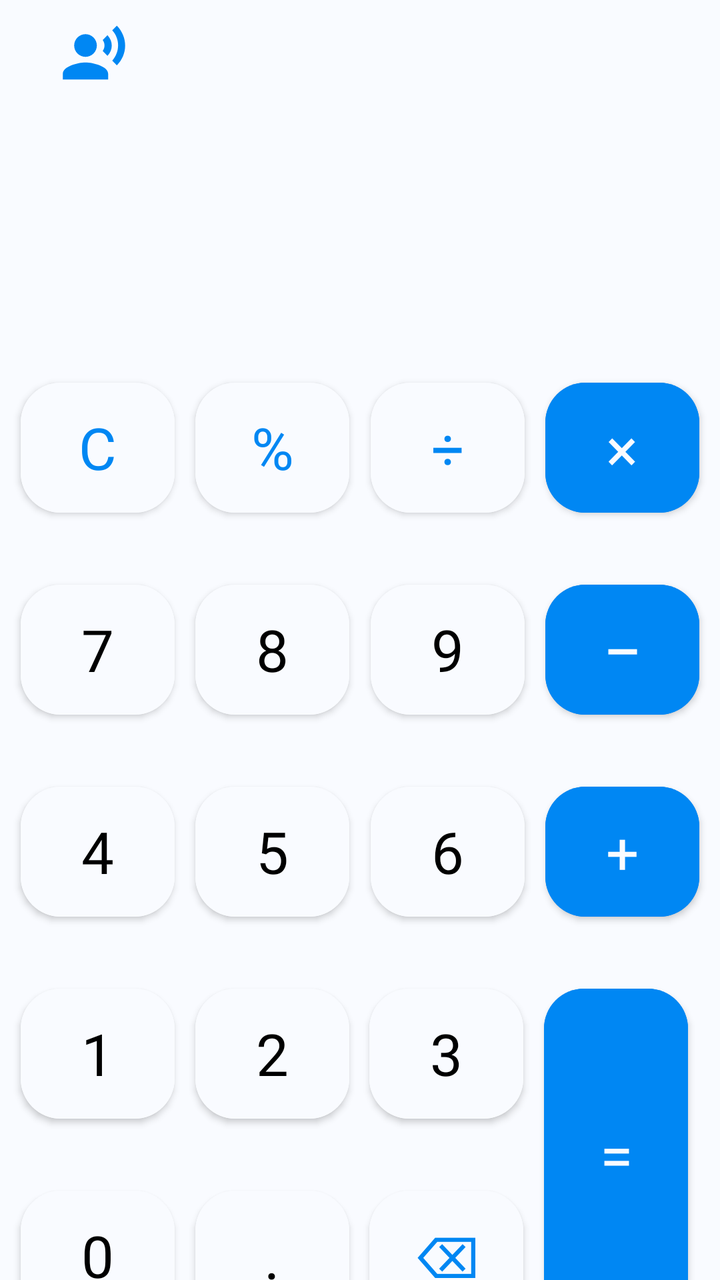
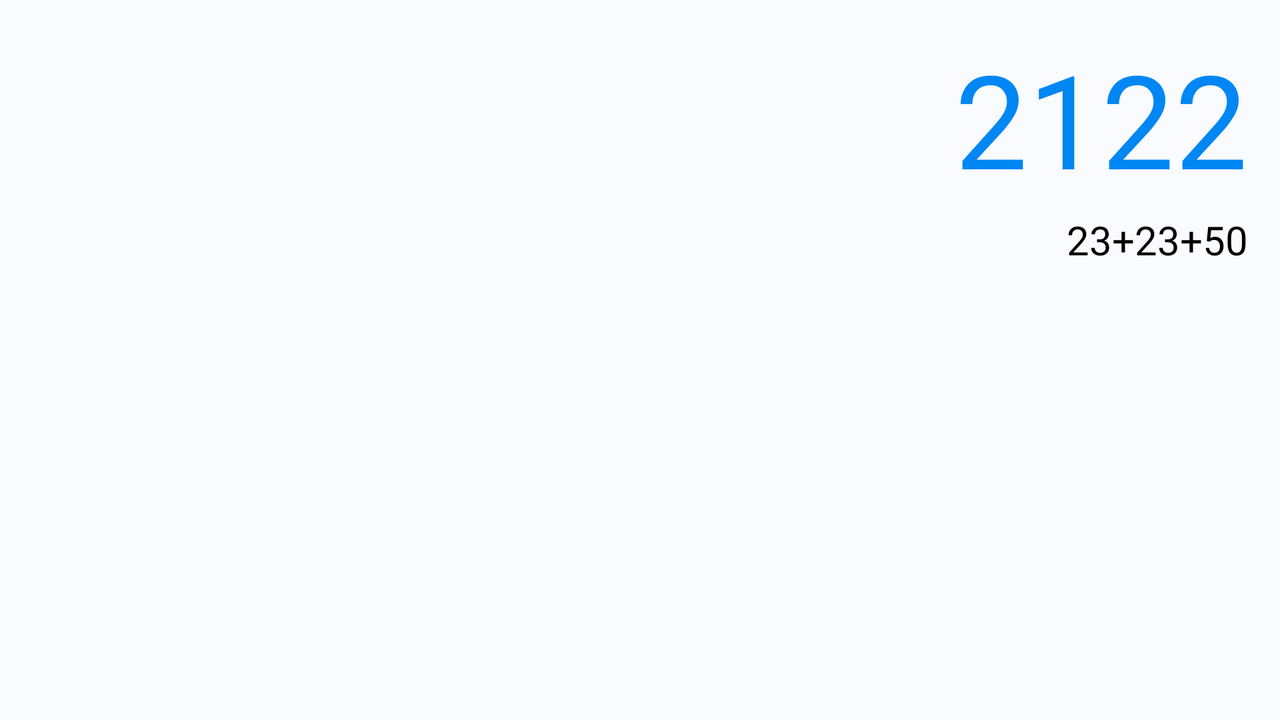

Two renders of one Android screen. The first uses the default layout on a phone; the second uses the alternative layout the repository ships for a different screen configuration, on a matching device. The two XML files are below.
<!-- AndroidManifest.xml: application theme Theme.ThreeDCalculator -->
<!-- res/layout/activity_main.xml -->
<?xml version="1.0" encoding="utf-8"?>
<androidx.constraintlayout.widget.ConstraintLayout xmlns:android="http://schemas.android.com/apk/res/android"
    xmlns:app="http://schemas.android.com/apk/res-auto"
    xmlns:tools="http://schemas.android.com/tools"
    android:layout_width="match_parent"
    android:layout_height="match_parent"
    android:background="@color/app_color"
    tools:context=".MainActivity">

    <ImageView
        android:id="@+id/voice_text"
        android:layout_width="wrap_content"
        android:layout_height="wrap_content"
        android:layout_marginStart="20dp"
        android:padding="10dp"
        android:src="@drawable/ic_baseline_record_voice_over_24"
        app:layout_constraintStart_toStartOf="parent"
        app:layout_constraintTop_toTopOf="parent" />

    <TextView
        android:id="@+id/result_output"
        android:layout_width="wrap_content"
        android:layout_height="wrap_content"
        android:layout_marginTop="36dp"
        android:layout_marginEnd="16dp"
        android:fontFamily="@font/sen_regular"
        android:text=""
        android:textColor="@color/blue"
        android:textSize="65sp"
        app:layout_constraintEnd_toEndOf="parent"
        app:layout_constraintTop_toTopOf="parent" />

    <TextView
        android:id="@+id/input_text"
        android:layout_width="wrap_content"
        android:layout_height="wrap_content"
        android:layout_marginTop="4dp"
        android:layout_marginEnd="16dp"
        android:background="@android:color/transparent"
        android:fontFamily="@font/sen_regular"
        android:text=""
        android:textColor="@color/black"
        android:textColorLink="@color/blue"
        android:textSize="20sp"
        app:layout_constraintEnd_toEndOf="parent"
        app:layout_constraintTop_toBottomOf="@+id/result_output" />


    <Button
        android:id="@+id/clear_button"
        android:layout_width="77dp"
        android:layout_height="77dp"
        android:layout_marginTop="32dp"
        android:backgroundTint="@color/app_color"
        android:elevation="6dp"
        android:fontFamily="@font/sen_regular"
        android:text="C"
        android:textColor="@color/blue"
        android:textColorHighlight="@color/blue"
        android:textSize="29sp"
        app:cornerRadius="20dp"
        app:layout_constraintEnd_toStartOf="@+id/percentage_button"
        app:layout_constraintHorizontal_bias="0.5"
        app:layout_constraintStart_toStartOf="parent"
        app:layout_constraintTop_toBottomOf="@+id/input_text" />


    <Button
        android:id="@+id/percentage_button"
        android:layout_width="77dp"
        android:layout_height="77dp"
        android:backgroundTint="@color/app_color"
        android:elevation="6dp"
        android:fontFamily="@font/sen_regular"
        android:text="%"
        android:textColor="@color/blue"
        android:textColorHighlight="@color/blue"
        android:textSize="29sp"
        app:cornerRadius="20dp"
        app:layout_constraintBottom_toBottomOf="@+id/clear_button"
        app:layout_constraintEnd_toStartOf="@+id/division_button"
        app:layout_constraintHorizontal_bias="0.5"
        app:layout_constraintStart_toEndOf="@+id/clear_button"
        app:layout_constraintTop_toTopOf="@+id/clear_button" />

    <Button
        android:id="@+id/division_button"
        android:layout_width="77dp"
        android:layout_height="77dp"
        android:backgroundTint="@color/app_color"
        android:elevation="6dp"
        android:fontFamily="@font/sen_regular"
        android:text="÷"
        android:textColor="@color/blue"
        android:textColorHighlight="@color/blue"
        android:textSize="29sp"
        app:cornerRadius="20dp"
        app:layout_constraintBottom_toBottomOf="@+id/percentage_button"
        app:layout_constraintEnd_toStartOf="@+id/multiplication_button"
        app:layout_constraintHorizontal_bias="0.5"
        app:layout_constraintStart_toEndOf="@+id/percentage_button"
        app:layout_constraintTop_toTopOf="@+id/percentage_button" />

    <Button
        android:id="@+id/button_7"
        android:layout_width="77dp"
        android:layout_height="77dp"
        android:layout_marginTop="24dp"
        android:backgroundTint="@color/app_color"
        android:elevation="6dp"
        android:fontFamily="@font/sen_regular"
        android:text="7"
        android:textColor="@color/black"
        android:textColorHighlight="@color/blue"
        android:textSize="29sp"
        app:cornerRadius="20dp"
        app:layout_constraintEnd_toStartOf="@+id/button_8"
        app:layout_constraintHorizontal_bias="0.5"
        app:layout_constraintStart_toStartOf="parent"
        app:layout_constraintTop_toBottomOf="@+id/clear_button" />

    <Button
        android:id="@+id/button_8"
        android:layout_width="77dp"
        android:layout_height="77dp"
        android:backgroundTint="@color/app_color"
        android:elevation="6dp"
        android:fontFamily="@font/sen_regular"
        android:text="8"
        android:textColor="@color/black"
        android:textSize="29sp"
        app:cornerRadius="20dp"
        app:layout_constraintBottom_toBottomOf="@+id/button_7"
        app:layout_constraintEnd_toStartOf="@+id/button_9"
        app:layout_constraintHorizontal_bias="0.5"
        app:layout_constraintStart_toEndOf="@+id/button_7"
        app:layout_constraintTop_toTopOf="@+id/button_7" />

    <Button
        android:id="@+id/button_9"
        android:layout_width="77dp"
        android:layout_height="77dp"
        android:backgroundTint="@color/app_color"
        android:elevation="6dp"
        android:fontFamily="@font/sen_regular"
        android:text="9"
        android:textColor="@color/black"
        android:textSize="29sp"
        app:cornerRadius="20dp"
        app:layout_constraintBottom_toBottomOf="@+id/button_8"
        app:layout_constraintEnd_toStartOf="@+id/subtraction_button"
        app:layout_constraintHorizontal_bias="0.5"
        app:layout_constraintStart_toEndOf="@+id/button_8"
        app:layout_constraintTop_toTopOf="@+id/button_8" />

    <Button
        android:id="@+id/multiplication_button"
        android:layout_width="77dp"
        android:layout_height="77dp"
        android:backgroundTint="@color/blue"
        android:elevation="6dp"
        android:fontFamily="@font/sen_regular"
        android:text="×"
        android:textColor="@color/app_color"
        android:textSize="30sp"
        app:cornerRadius="20dp"
        app:layout_constraintBottom_toBottomOf="@+id/division_button"
        app:layout_constraintEnd_toEndOf="parent"
        app:layout_constraintHorizontal_bias="0.5"
        app:layout_constraintStart_toEndOf="@+id/division_button"
        app:layout_constraintTop_toTopOf="@+id/division_button" />

    <Button
        android:id="@+id/button_4"
        android:layout_width="77dp"
        android:layout_height="77dp"
        android:layout_marginTop="24dp"
        android:backgroundTint="@color/app_color"
        android:elevation="6dp"
        android:fontFamily="@font/sen_regular"
        android:text="4"
        android:textColor="@color/black"
        android:textSize="29sp"
        app:cornerRadius="20dp"
        app:layout_constraintEnd_toStartOf="@+id/button_5"
        app:layout_constraintHorizontal_bias="0.5"
        app:layout_constraintStart_toStartOf="parent"
        app:layout_constraintTop_toBottomOf="@+id/button_7" />

    <Button
        android:id="@+id/button_5"
        android:layout_width="77dp"
        android:layout_height="77dp"
        android:backgroundTint="@color/app_color"
        android:elevation="6dp"
        android:fontFamily="@font/sen_regular"
        android:text="5"
        android:textColor="@color/black"
        android:textSize="29sp"
        app:cornerRadius="20dp"
        app:layout_constraintBottom_toBottomOf="@+id/button_4"
        app:layout_constraintEnd_toStartOf="@+id/button_6"
        app:layout_constraintHorizontal_bias="0.5"
        app:layout_constraintStart_toEndOf="@+id/button_4"
        app:layout_constraintTop_toTopOf="@+id/button_4" />

    <Button
        android:id="@+id/button_6"
        android:layout_width="77dp"
        android:layout_height="77dp"
        android:backgroundTint="@color/app_color"
        android:elevation="6dp"
        android:fontFamily="@font/sen_regular"
        android:text="6"
        android:textColor="@color/black"
        android:textSize="29sp"
        app:cornerRadius="20dp"
        app:layout_constraintBottom_toBottomOf="@+id/button_5"
        app:layout_constraintEnd_toStartOf="@+id/addition_button"
        app:layout_constraintHorizontal_bias="0.5"
        app:layout_constraintStart_toEndOf="@+id/button_5"
        app:layout_constraintTop_toTopOf="@+id/button_5" />

    <Button
        android:id="@+id/subtraction_button"
        android:layout_width="77dp"
        android:layout_height="77dp"
        android:backgroundTint="@color/blue"
        android:elevation="6dp"
        android:fontFamily="@font/sen_regular"
        android:text="−"
        android:textColor="@color/app_color"
        android:textSize="35sp"
        app:cornerRadius="20dp"
        app:layout_constraintBottom_toBottomOf="@+id/button_9"
        app:layout_constraintEnd_toEndOf="parent"
        app:layout_constraintHorizontal_bias="0.5"
        app:layout_constraintStart_toEndOf="@+id/button_9"
        app:layout_constraintTop_toTopOf="@+id/button_9" />

    <Button
        android:id="@+id/button_2"
        android:layout_width="77dp"
        android:layout_height="77dp"
        android:backgroundTint="@color/app_color"
        android:elevation="6dp"
        android:fontFamily="@font/sen_regular"
        android:text="2"
        android:textColor="@color/black"
        android:textSize="29sp"
        app:cornerRadius="20dp"
        app:layout_constraintBottom_toBottomOf="@+id/button_1"
        app:layout_constraintEnd_toStartOf="@+id/button_3"
        app:layout_constraintHorizontal_bias="0.5"
        app:layout_constraintStart_toEndOf="@+id/button_1"
        app:layout_constraintTop_toTopOf="@+id/button_1" />

    <Button
        android:id="@+id/addition_button"
        android:layout_width="77dp"
        android:layout_height="77dp"
        android:backgroundTint="@color/blue"
        android:elevation="6dp"
        android:fontFamily="@font/sen_regular"
        android:text="+"
        android:textColor="@color/app_color"
        android:textSize="29sp"
        app:cornerRadius="20dp"
        app:layout_constraintBottom_toBottomOf="@+id/button_6"
        app:layout_constraintEnd_toEndOf="parent"
        app:layout_constraintHorizontal_bias="0.5"
        app:layout_constraintStart_toEndOf="@+id/button_6"
        app:layout_constraintTop_toTopOf="@+id/button_6" />

    <Button
        android:id="@+id/button_1"
        android:layout_width="77dp"
        android:layout_height="77dp"
        android:layout_marginTop="24dp"
        android:backgroundTint="@color/app_color"
        android:elevation="6dp"
        android:fontFamily="@font/sen_regular"
        android:text="1"
        android:textColor="@color/black"
        android:textSize="29sp"
        app:cornerRadius="20dp"
        app:layout_constraintEnd_toStartOf="@+id/button_2"
        app:layout_constraintHorizontal_bias="0.5"
        app:layout_constraintStart_toStartOf="parent"
        app:layout_constraintTop_toBottomOf="@+id/button_4" />

    <Button
        android:id="@+id/button_3"
        android:layout_width="77dp"
        android:layout_height="77dp"
        android:backgroundTint="@color/app_color"
        android:elevation="6dp"
        android:fontFamily="@font/sen_regular"
        android:text="3"
        android:textColor="@color/black"
        android:textSize="29sp"
        app:cornerRadius="20dp"
        app:layout_constraintBottom_toBottomOf="@+id/button_2"
        app:layout_constraintEnd_toStartOf="@+id/equal_button"
        app:layout_constraintHorizontal_bias="0.5"
        app:layout_constraintStart_toEndOf="@+id/button_2"
        app:layout_constraintTop_toTopOf="@+id/button_2" />

    <Button
        android:id="@+id/button_0"
        android:layout_width="77dp"
        android:layout_height="77dp"
        android:layout_marginTop="24dp"
        android:backgroundTint="@color/app_color"
        android:elevation="6dp"
        android:fontFamily="@font/sen_regular"
        android:text="0"
        android:textColor="@color/black"
        android:textSize="29sp"
        app:cornerRadius="20dp"
        app:layout_constraintEnd_toStartOf="@+id/point_button"
        app:layout_constraintHorizontal_bias="1.0"
        app:layout_constraintStart_toStartOf="parent"
        app:layout_constraintTop_toBottomOf="@+id/button_1" />

    <Button
        android:id="@+id/point_button"
        android:layout_width="77dp"
        android:layout_height="77dp"
        android:backgroundTint="@color/app_color"
        android:elevation="6dp"
        android:fontFamily="@font/sen_regular"
        android:text="."
        android:textColor="@color/black"
        android:textSize="30sp"
        app:cornerRadius="20dp"
        app:layout_constraintBottom_toBottomOf="@+id/button_0"
        app:layout_constraintEnd_toStartOf="@+id/back_button"
        app:layout_constraintHorizontal_bias="0.5"
        app:layout_constraintStart_toEndOf="@+id/button_0"
        app:layout_constraintTop_toTopOf="@+id/button_0"
        app:layout_constraintVertical_bias="0.0" />

    <Button
        android:id="@+id/back_button"
        android:layout_width="77dp"
        android:layout_height="77dp"
        android:backgroundTint="@color/app_color"
        android:elevation="6dp"
        android:fontFamily="@font/sen_regular"
        android:text="\u232b"
        android:textColor="@color/blue"
        android:textSize="29sp"
        app:cornerRadius="20dp"
        app:layout_constraintBottom_toBottomOf="@+id/point_button"
        app:layout_constraintEnd_toStartOf="@+id/equal_button"
        app:layout_constraintStart_toEndOf="@+id/point_button"
        app:layout_constraintTop_toTopOf="@+id/point_button" />

    <Button
        android:id="@+id/equal_button"
        android:layout_width="72dp"
        android:layout_height="177dp"
        android:layout_marginTop="24dp"
        android:layout_marginEnd="16dp"
        android:backgroundTint="@color/blue"
        android:elevation="6dp"
        android:fontFamily="@font/sen_regular"
        android:text="="
        android:textColor="@color/app_color"
        android:textSize="30sp"
        app:cornerRadius="20dp"
        app:layout_constraintEnd_toEndOf="parent"
        app:layout_constraintTop_toBottomOf="@+id/addition_button" />


</androidx.constraintlayout.widget.ConstraintLayout>
<!-- resources referenced by this layout -->
<resources>
  <color name="app_color">#F9FBFF</color>
  <color name="black">#FF000000</color>
  <color name="blue">#0087F3</color>
  <!-- drawable ic_baseline_record_voice_over_24 (drawable) -->
  <vector xmlns:android="http://schemas.android.com/apk/res/android"
      android:width="34dp"
      android:height="34dp"
      android:viewportWidth="24"
      android:viewportHeight="24"
      android:tint="@color/blue">
    <path
        android:fillColor="@android:color/white"
        android:pathData="M9,9m-4,0a4,4 0,1 1,8 0a4,4 0,1 1,-8 0"/>
    <path
        android:fillColor="@android:color/white"
        android:pathData="M9,15c-2.67,0 -8,1.34 -8,4v2h16v-2c0,-2.66 -5.33,-4 -8,-4zM16.76,5.36l-1.68,1.69c0.84,1.18 0.84,2.71 0,3.89l1.68,1.69c2.02,-2.02 2.02,-5.07 0,-7.27zM20.07,2l-1.63,1.63c2.77,3.02 2.77,7.56 0,10.74L20.07,16c3.9,-3.89 3.91,-9.95 0,-14z"/>
  </vector>
  <style name="Theme.ThreeDCalculator" parent="Theme.MaterialComponents.DayNight.NoActionBar">
          
          <item name="colorPrimary">@color/blue</item>
          <item name="colorPrimaryVariant">@color/blue</item>
          <item name="colorOnPrimary">@color/white</item>
          
          <item name="colorSecondary">@color/teal_200</item>
          <item name="colorSecondaryVariant">@color/teal_700</item>
          <item name="colorOnSecondary">@color/black</item>
          
          <item name="android:statusBarColor" tools:targetApi="l">?attr/colorPrimaryVariant</item>
          
      </style>
  <color name="white">#FFFFFFFF</color>
  <color name="teal_200">#FF03DAC5</color>
  <color name="teal_700">#FF018786</color>
</resources>
<!-- res/layout-land/activity_main.xml (the repository's variant of the layout above) -->
<!-- drawn on the phone turned sideways -->
<?xml version="1.0" encoding="utf-8"?>
<androidx.constraintlayout.widget.ConstraintLayout xmlns:android="http://schemas.android.com/apk/res/android"
    xmlns:app="http://schemas.android.com/apk/res-auto"
    xmlns:tools="http://schemas.android.com/tools"
    android:layout_width="match_parent"
    android:layout_height="match_parent"
    android:background="@color/app_color"
    tools:context=".MainActivity">

    <TextView
        android:id="@+id/result_output"
        android:layout_width="wrap_content"
        android:layout_height="wrap_content"
        android:layout_marginTop="16dp"
        android:layout_marginEnd="16dp"
        android:fontFamily="@font/sen_regular"
        android:text="2122"
        android:textColor="@color/blue"
        android:textSize="65sp"
        app:layout_constraintEnd_toEndOf="parent"
        app:layout_constraintTop_toTopOf="parent" />

    <TextView
        android:id="@+id/input_text"
        android:layout_width="wrap_content"
        android:layout_height="wrap_content"
        android:layout_marginTop="4dp"
        android:layout_marginEnd="16dp"
        android:fontFamily="@font/sen_regular"
        android:text="23+23+50"
        android:textColor="@color/black"
        android:textSize="20sp"
        app:layout_constraintEnd_toEndOf="parent"
        app:layout_constraintTop_toBottomOf="@+id/result_output" />

    <androidx.recyclerview.widget.RecyclerView
        android:layout_width="wrap_content"
        android:layout_height="wrap_content"
        android:layout_marginTop="24dp"
        app:layoutManager="androidx.recyclerview.widget.GridLayoutManager"
        app:layout_constraintBottom_toBottomOf="parent"
        app:layout_constraintEnd_toEndOf="parent"
        app:layout_constraintStart_toStartOf="parent"
        app:layout_constraintTop_toBottomOf="@+id/input_text"
        app:layout_constraintVertical_bias="1.0"
        app:spanCount="7"
        tools:itemCount="21"
        tools:listitem="@layout/button_recycler_view" />

</androidx.constraintlayout.widget.ConstraintLayout>
<!-- res/layout/button_recycler_view.xml (included above) -->
<?xml version="1.0" encoding="utf-8"?>
<androidx.cardview.widget.CardView android:layout_width="77dp"
    android:layout_height="77dp"
    xmlns:app="http://schemas.android.com/apk/res-auto"
    android:backgroundTint="@color/app_color"
    android:elevation="4dp"
    android:layout_margin="10dp"
    android:fadingEdge="horizontal|vertical"
    android:requiresFadingEdge="horizontal|vertical"
    android:translationZ="5dp"
    app:cardCornerRadius="20dp"
    app:layout_constraintBottom_toBottomOf="parent"
    app:layout_constraintEnd_toEndOf="parent"
    app:layout_constraintStart_toStartOf="parent"
    app:layout_constraintTop_toTopOf="parent"
    xmlns:android="http://schemas.android.com/apk/res/android">
    <TextView
        android:id="@+id/button_tag"
        android:layout_width="wrap_content"
        android:layout_height="wrap_content"
        android:text="1"
        android:fontFamily="@font/sen_bold"
        android:layout_gravity="center"
        android:textSize="30sp"
        android:textColor="@color/black"
        />

</androidx.cardview.widget.CardView>
<!-- resources referenced by the variant -->
<!-- as the phone turned sideways resolves them -->
<resources>
  <color name="app_color">#F9FBFF</color>
  <color name="black">#FF000000</color>
  <color name="blue">#0087F3</color>
  <style name="Theme.ThreeDCalculator" parent="Theme.MaterialComponents.DayNight.NoActionBar">
          
          <item name="colorPrimary">@color/blue</item>
          <item name="colorPrimaryVariant">@color/blue</item>
          <item name="colorOnPrimary">@color/white</item>
          
          <item name="colorSecondary">@color/teal_200</item>
          <item name="colorSecondaryVariant">@color/teal_700</item>
          <item name="colorOnSecondary">@color/black</item>
          
          <item name="android:statusBarColor" tools:targetApi="l">?attr/colorPrimaryVariant</item>
          
      </style>
  <color name="white">#FFFFFFFF</color>
  <color name="teal_200">#FF03DAC5</color>
  <color name="teal_700">#FF018786</color>
</resources>
